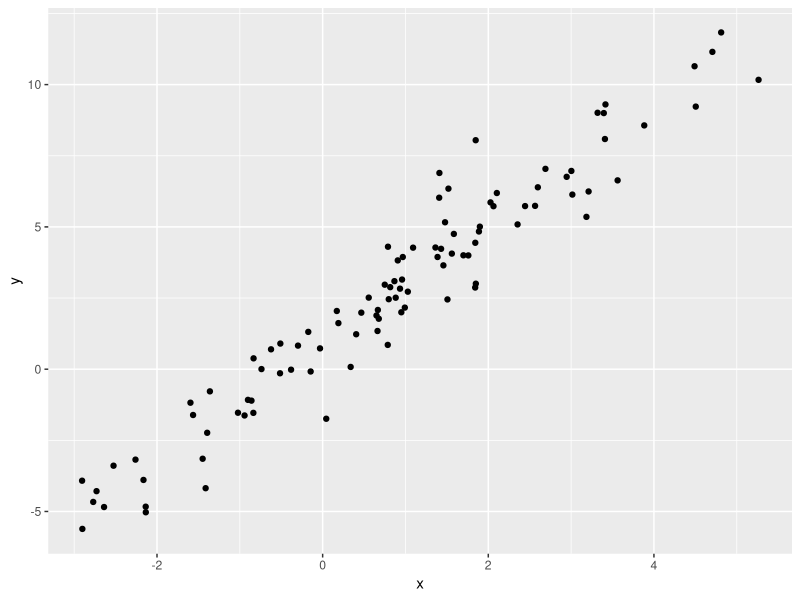

Here is the R script that generated this plot:
## ---- chunk 1
library(tidyverse)
## ---- chunk 2
plot_df <- 
  tibble(
    x = rnorm(100, mean = 1, sd = 2),
    y = 1 + 2 * x + rnorm(100)
  )
## ---- chunk 3
plot_df %>% 
  ggplot(aes(x = x, y = y)) +
  geom_point()
